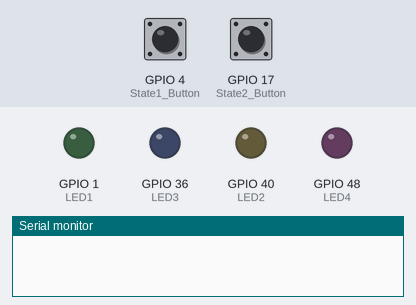
A sketch run on a simulated ESP32-S3. Parts: output pins drawn as LEDs (lit = HIGH), the last lines printed to the serial monitor. Dashed ring = blinking. Inputs (shaded band) come from the test bench; at power-on: GPIO 4 (State1_Button) LOW, GPIO 17 (State2_Button) LOW.

Above: at 1.2 s.
1.3 s: GPIO 4 (State1_Button) pulled HIGH for 1 s
At 1.55 s:
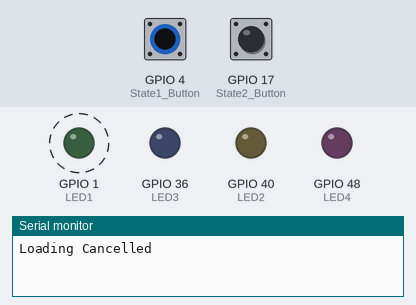
3.8 s: GPIO 4 (State1_Button) pulled HIGH for 3.2 s
At 7.4 s:
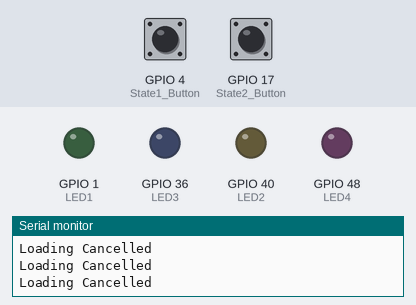
Timing chart, 0 to 8.9 s (numbered marks = the images above; inputs shaded):
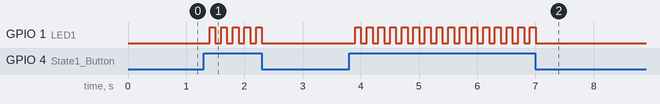

Measured:
- after the input at 1.3 s, GPIO 1 (LED1): alternates HIGH for 0.10 s and LOW for 0.10 s, 10 changes in all, then stays LOW, starting after 0.10 s
- after the input at 3.8 s, GPIO 1 (LED1): alternates HIGH for 0.10 s and LOW for 0.10 s, 32 changes in all, then stays LOW, starting after 0.10 s

The sketch:

sketch.ino
```cpp
int State1_Button = 4;
int State2_Button = 17;
int State3_Button = 10;
int State4_Button = 14;

int LED1 = 1;
int LED2 = 40;
int LED3 = 36;
int LED4 = 48;

bool State1;
bool State2;
bool State3;
bool State4;
bool State1_Cancel;
bool Device_loaded;
bool Device_detonated;

int time_State1;
int time_State3;

void setup() {
  Serial.begin(115200);
  pinMode(State1_Button, INPUT_PULLDOWN);
  pinMode(State2_Button, INPUT_PULLDOWN);
  pinMode(State3_Button, INPUT_PULLDOWN);
  pinMode(State4_Button, INPUT_PULLDOWN);

  pinMode(LED1, OUTPUT);
  pinMode(LED2, OUTPUT);
  pinMode(LED3, OUTPUT);
  pinMode(LED4, OUTPUT);
}

void loop() {
  State1 = digitalRead(State1_Button);
  State1_Cancel = false;
  Device_loaded = false;
  Device_detonated = false;
  time_State1 = 0;
  time_State3 = 0;
  while (State1 && State1_Cancel == false) {
    delay(100);
    digitalWrite(LED1, HIGH);

    if (time_State1 > 30 && Device_loaded == false) {
      Serial.println("Device is loaded");
      Device_loaded = true;
    }

    State1_Cancel = digitalRead(State1_Button);
    if (State1_Cancel && Device_loaded == false) {
      Serial.println("Loading Cancelled");
    }

    time_State1++;

    State2 = digitalRead(State2_Button);
    while (Device_loaded && State2) {
      digitalWrite(LED1, LOW);
      digitalWrite(LED2, HIGH);

      State3 = digitalRead(State3_Button);
      while (Device_loaded && State3) {
        digitalWrite(LED2, LOW);
        while (time_State3 < 10 && !Device_detonated) {
          digitalWrite(LED3, LOW);
          delay(150);
          digitalWrite(LED3, HIGH);
          delay(350);
          time_State3++;
          if (time_State3 == 10) {
            Device_detonated = true;
          }
        }
        digitalWrite(LED3, LOW);
        digitalWrite(LED4, HIGH);

        State4 = digitalRead(State4_Button);
        if (State4) {
          digitalWrite(LED4, LOW);
          Device_loaded = false;
          State1 = false;
        }

      }
    }
  }
  delay(100);
  digitalWrite(LED1, LOW);
}
```
